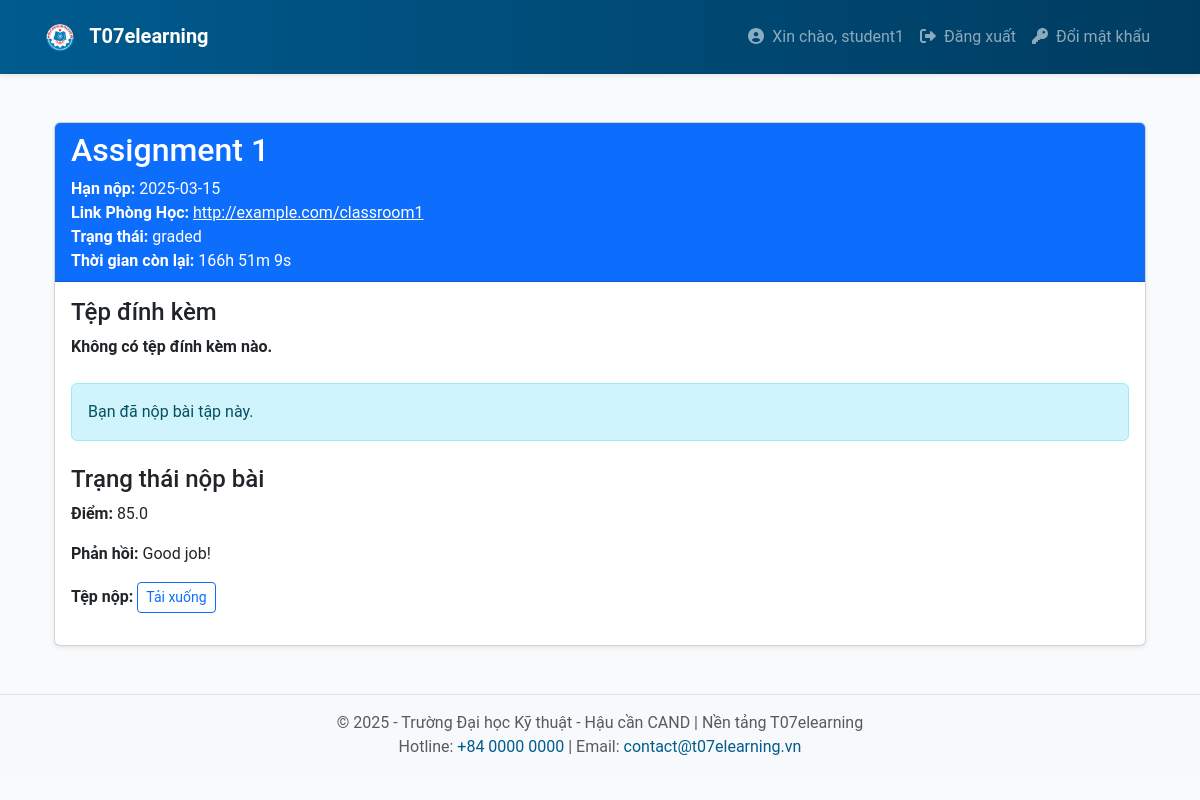
The page /student/assignment/1 (signed in) on the database its author committed.
### app/models.py (models this page shows, shortened)
class User(UserMixin, db.Model):
    __tablename__ = 'users'
    id = db.Column(db.Integer, primary_key=True)
    username = db.Column(db.String(64), unique=True, nullable=False)
    email = db.Column(db.String(120), unique=True, nullable=False)
    password_hash = db.Column(db.String(128), nullable=False)
    registered_on = db.Column(db.DateTime, default=datetime.utcnow)
    last_seen = db.Column(db.DateTime, default=datetime.utcnow, onupdate=datetime.utcnow)
    roles = db.relationship('Role', secondary='user_roles', back_populates='users')
    courses = db.relationship('Course', backref='lecturer', lazy='dynamic')
    enrollments = db.relationship('Enrollment', backref='student', lazy='dynamic')
    submissions = db.relationship('Submission', backref='student', lazy='dynamic')
    notifications = db.relationship('Notification', backref='user', lazy='dynamic')

class Assignment(db.Model):
    __tablename__ = 'assignments'
    id = db.Column(db.Integer, primary_key=True)
    class_id = db.Column(db.Integer, db.ForeignKey('classes.id'), nullable=False)
    title = db.Column(db.String(128), nullable=False)
    description = db.Column(db.Text, nullable=True)
    due_date = db.Column(db.DateTime, nullable=False)
    max_attempts = db.Column(db.Integer, default=1)
    created_on = db.Column(db.DateTime, default=datetime.utcnow)
    attachment_url = db.Column(db.String(512), nullable=True)
    class_link = db.Column(db.String(256), nullable=True)  # New field for class link
    lecturer_id = db.Column(db.Integer, db.ForeignKey('users.id'), nullable=False)
    deadline_duration = db.Column(db.Integer, nullable=False, default=0)
    submissions = db.relationship('Submission', back_populates='assignment')

class Submission(db.Model):
    __tablename__ = 'submissions'
    id = db.Column(db.Integer, primary_key=True)
    assignment_id = db.Column(db.Integer, db.ForeignKey('assignments.id'), nullable=False)
    student_id = db.Column(db.Integer, db.ForeignKey('users.id'), nullable=False)
    submission_date = db.Column(db.DateTime, default=datetime.utcnow)
    file_url = db.Column(db.String(512), nullable=True)
    grade = db.Column(db.Float, nullable=True)
    feedback = db.Column(db.Text, nullable=True)
    status = db.Column(db.String(64), nullable=False, default='pending')
    answer = db.Column(db.Text, nullable=True)
    assignment = db.relationship('Assignment', back_populates='submissions')

### app/student/routes.py (the view, shortened to what this page needs)
@bp.route('/assignment/<int:assignment_id>', methods=['GET'])
@login_required
def view_assignment(assignment_id):
    assignment = Assignment.query.get_or_404(assignment_id)
    submission = Submission.query.filter_by(assignment_id=assignment.id, student_id=current_user.id).first()
    if assignment.deadline_duration:
        deadline_time = assignment.created_on + timedelta(minutes=assignment.deadline_duration)
    else:
        deadline_time = assignment.due_date
    remaining_time = (deadline_time - datetime.utcnow()).total_seconds()
    return render_template('student/view_assignment.html', assignment=assignment, submission=submission, remaining_time=remaining_time)

### app/templates/student/view_assignment.html (shortened to what this page needs)
{% extends "base.html" %}
{% block content %}
<div class="container mt-5">
    <div class="card shadow-sm">
        <div class="card-header bg-primary text-white">
            <h2>{{ assignment.title }}</h2>
            <p class="mb-0"><strong>Hạn nộp:</strong> {{ assignment.due_date.strftime('%Y-%m-%d') }}</p>
            {% if assignment.class_link %}
            <p class="mb-0"><strong>Link Phòng Học:</strong> <a href="{{ assignment.class_link }}" target="_blank" class="class-link">{{ assignment.class_link }}</a></p>
            {% else %}
            <p class="mb-0"><strong>Link Phòng Học:</strong> Không có link</p>
            {% endif %}
            <p class="mb-0"><strong>Trạng thái:</strong>
                {% if submission.status == 'overdue' %}
                    <span class="text-danger">Quá hạn</span>
                {% else %}
                    {{ submission.status if submission else 'Chưa nộp' }}
                {% endif %}
            </p>
            <p class="mb-0"><strong>Thời gian còn lại:</strong> <span id="countdown"></span></p>
        </div>
        <div class="card-body">
            <div class="mb-4">
                <h4>Tệp đính kèm</h4>
                {% if assignment.attachment_url %}
                    <p><strong>Tệp:</strong> <a href="{{ url_for('static', filename=assignment.attachment_url.replace('\\', '/')) }}" download class="btn btn-outline-primary btn-sm">Tải xuống</a></p>
                    <p><strong>Tên tệp:</strong> {{ assignment.attachment_url.split('/')[-1] }}</p>
                {% else %}
                    <p><strong>Không có tệp đính kèm nào.</strong></p>
                {% endif %}
            </div>
            <div class="mb-4">
                {% if not submission or submission.status == 'pending' %}
                    <h4>Nộp bài tập</h4>
                    <form method="POST" enctype="multipart/form-data" action="{{ url_for('student.submit_assignment', assignment_id=assignment.id) }}" id="submissionForm">
                        <div class="form-group">
                            <label for="file">Tải lên file đáp án:</label>
                            <input type="file" name="file" class="form-control" required>
                        </div>
                        <div class="form-group">
                            <label for="answer">Câu trả lời:</label>
                            <textarea name="answer" class="form-control" rows="5" placeholder="Nhập câu trả lời của bạn ở đây..."></textarea>
                        </div>
                        <button type="submit" class="btn btn-success">Nộp Bài</button>
                    </form>
                {% else %}
                    <p class="alert alert-info">Bạn đã nộp bài tập này.</p>
                {% endif %}
            </div>
            <div class="submission-status">
                {% if submission %}
                    <h4>Trạng thái nộp bài</h4>
                    <p><strong>Điểm:</strong> {{ submission.grade if submission.grade is not none else 'Chưa chấm' }}</p>
                    <p><strong>Phản hồi:</strong> {{ submission.feedback if submission.feedback else 'Chưa có phản hồi' }}</p>
                    <p><strong>Tệp nộp:</strong>
                        {% if submission.file_url %}
                            <a href="{{ url_for('static', filename=submission.file_url.replace('\\', '/')) }}" download class="btn btn-outline-primary btn-sm">Tải xuống</a>
                        {% else %}
                            Không có tệp
                        {% endif %}
                    </p>
                {% else %}
                    <p class="alert alert-warning">Bạn chưa nộp bài tập này.</p>
                {% endif %}
            </div>
        </div>
    </div>
</div>
{% endblock %}

### app/templates/base.html (shortened to what this page needs)
<!DOCTYPE html>
<html lang="vi">
  <head>
    <link
      rel="stylesheet"
      href="https://cdn.jsdelivr.net/npm/bootstrap@5.3.0/dist/css/bootstrap.min.css"
    />
    <link
      rel="stylesheet"
      href="{{ url_for('static', filename='css/main.css') }}"
    />
  </head>
  <body>
    <nav class="navbar navbar-expand-lg navbar-dark bg-t07 py-3 shadow-sm">
      <div class="container">
        <a class="navbar-brand fw-bold" href="{{ url_for('main.index') }}">
          <img
            src="{{ url_for('static', filename='images/logo.png') }}"
            alt="T07 Logo"
            height="30"
            class="me-2"
          />
          T07elearning
        </a>
        <div class="collapse navbar-collapse" id="mainNav">
          <ul class="navbar-nav ms-auto">
            {% if current_user.is_authenticated %}
            <li class="nav-item">
              <a class="nav-link" href="#">
                <i class="fas fa-user-circle me-1"></i> Xin chào, {{
                current_user.username }}
              </a>
            </li>
            <li class="nav-item">
              <a class="nav-link" href="{{ url_for('auth.logout') }}">
                <i class="fas fa-sign-out-alt me-1"></i> Đăng xuất
              </a>
            </li>
            <li class="nav-item">
              <a class="nav-link" href="{{ url_for('auth.change_password') }}">
                <i class="fas fa-key me-1"></i> Đổi mật khẩu
              </a>
            </li>
              {% endif %}
          </ul>
        </div>
      </div>
    </nav>
    <div class="container my-4">{% block content %} {% endblock %}</div>
    <footer class="bg-light py-3 footer-t07 mt-5">
      <div class="container text-center text-muted">
        <p class="mb-0">
          &copy; 2025 - Trường Đại học Kỹ thuật - Hậu cần CAND | Nền tảng
          T07elearning
        </p>
        <p class="mb-0">
          Hotline: <a href="tel:+8400000000">+84 0000 0000</a> | Email:
          <a href="mailto:contact@t07elearning.vn">contact@t07elearning.vn</a>
        </p>
      </div>
    </footer>
  </body>
</html>

### app/static/css/main.css (style rules this page uses)
* { box-sizing: border-box; }
body { font-family: "Roboto", sans-serif; background-color: #f9fafc; color: #4a4a4a; }
.bg-t07 { background: linear-gradient(90deg, #005b8f 0%, #003c60 100%); }
.footer-t07 { border-top: 1px solid #e2e2e2; }
.footer-t07 a { color: #005b8f; text-decoration: none; }
.class-link { color: white; }

### rows shown on the page
User: username "student1"
Assignment: title "Assignment 1", due_date "2025-03-15", class_link "http://example.com/classroom1"
Submission: status "graded", grade "85.0", feedback "Good job!"
